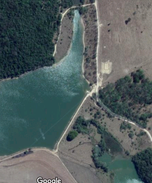
#> input picture relatorio1/imagemCedaf.png, 152 x 183 px, shrunk from 485 x 582 before the run
$ python atividade.py
#> lines starting #> are read from the running program, lines starting #| are printed output that depends on the picture; after the words box and inside, x2 and y2 are one past the last pixel; in counts of white or black regions, pixels touching at a corner belong together
# -*- coding: utf-8 -*-
# Relatório 1 - PDI
# Bruno Marra - 3029
# Gustavo Viegas - 3026
# Heitor Passeado - 3055
#
# Descrição da Atividade:
#
# Carregar ass imagens imagemCEDAF e imagemCancun. e realizar os seguintes passos:
# 1) separar as imagens na banda bgr
# 2) binarizar cada imagem com o algoritmo de Otsu
# 3) converter a imagem original para cinza e binarrizar com Otsu
# 4) Compare os resultados para as duas imagens
# 5) Aplique Kmeans com k=4..8 para as duas imagens. Escolha um valor de k e,
# para esta imagem segmentada, calcule a área de mata, água e terrra (imagemCEDAF)
# e mar, mata e área construída (prédios) para a imagem Cancun.
# Considere que cada pixel vale 0,5m .
#

# Carregando as bibliotecas necessárias
import numpy as np
import cv2
import matplotlib
matplotlib.use("agg")
import matplotlib.pyplot as plt
from sys import maxsize

# Tamanho em metros de cada pixel
TAM_PIXEL = 0.5

# Caminho na pasta local das imagens a serem abertas
images = ['imagemCedaf.png', 'imagemCancun.png']

# Aguarda o usuário para não abrir muitas janelas ao mesmo tempo
def waitAndClose():
    cv2.waitKey()
    cv2.destroyAllWindows()

# Dado uma corSrc, retorna a cor mais pareida na lista de cores coresDest
def categorizacaoCor(corSrc, coresDest):
    melhorScore = maxsize
    melhorCor = [0, 0, 0]

    for (nome, cor) in coresDest.items():
        scoreB = abs(corSrc[0] - cor[0])
        scoreG = abs(corSrc[1] - cor[1])
        scoreR = abs(corSrc[2] - cor[2])
        total = scoreB + scoreG + scoreR

        if (total < melhorScore):
            melhorScore = total
            melhorCor = nome

    return melhorCor

# Após uma operação K-Mean, agrupa as cores parecidas com uma lista de
# coresDesejadas, salvando a quantidade de pixeis dessas coresDesejadas,
# labels do K-Mean e tamanho em metros quadrados
def agrupamentoDetalhes(center, label, tamanhos, indexes, coresDesejadas):
    for (index, centro) in enumerate(center):
        corMaisParecida = categorizacaoCor(centro, coresDesejadas)
        pixeisCorMaisParecida = list(filter(lambda l: l == index, label))
        quantidadePixeis = len(pixeisCorMaisParecida)
        tamanhos[corMaisParecida] = quantidadePixeis * TAM_PIXEL
        indexes[corMaisParecida].append(index)

# Colore de vermelho forte um detalhe da imagem já separado pelo K-Means
def mostraDetalhe(detalhe, indexes, center, label, orig):
    clone = center.copy()
    for x in indexes[detalhe]:
        clone[x] = [0, 0, 255]

        result = clone[label.flatten()]
        result = result.reshape((orig.shape))
        cv2.imshow(detalhe, result)

for image in images:
    # Carregando a imagem
    orig = cv2.imread(image)
#> orig is the input picture: shape (183, 152, 3); mean B, G, R 95.2, 95.1, 82.7

    # Separando as bandas BGR
    (B, G, R) = cv2.split(orig)
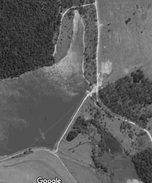
#> B: shape (183, 152); min 16, max 227, mean 95.2
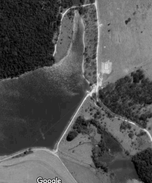
#> R: shape (183, 152); min 0, max 235, mean 82.7
    bandas = {'Azul': B, 'Verde': G, 'Vermelho': R}

    # Mostrando imagem original e as bandas BGR
    cv2.imshow('Original', orig)
    cv2.imshow('Blue', B)
    cv2.imshow('Green', G)
    cv2.imshow('Red', R)
    waitAndClose()

    for (nome, banda) in bandas.items():
        # Binarizando as bandas da imagem original com o algoritmo de Otsu
        ret, imgf = cv2.threshold(banda, 0, 255, cv2.THRESH_BINARY + cv2.THRESH_OTSU)
        cv2.imshow('Banda {} original Otsu'.format(nome), imgf)
#> this loop made 3 passes
#> (nome, ret) on passes 1 to 3: ('Azul', 96), ('Verde', 96), ('Vermelho', 87)
#> pass 1, `ret, imgf = cv2.threshold(banda, 0, 255, cv2.THRESH_BINARY + cv2.THRES..`:
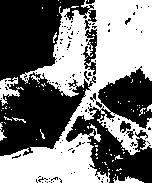
#> imgf: shape (183, 152); 47.1% white; 88 white regions (81 under 20 px), largest, box (x1, y1, x2, y2) and area: (0, 0, 152, 183) 12362, (0, 77, 20, 106) 276, (113, 176, 144, 183) 110
#> pass 3, `ret, imgf = cv2.threshold(banda, 0, 255, cv2.THRESH_BINARY + cv2.THRES..`:
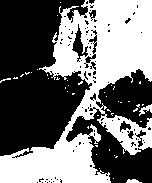
#> imgf: shape (183, 152); 44.3% white; 43 white regions (40 under 20 px), largest, box (x1, y1, x2, y2) and area: (0, 0, 152, 183) 12060, (139, 104, 152, 116) 68, (126, 179, 142, 183) 45

    waitAndClose()

    # Convertendo a imagem original pra cinza
    grayImage = cv2.cvtColor(orig, cv2.COLOR_BGR2GRAY)
    # Binarizando a imagem em cinza com o algoritmo de Otsu
    retGray, imgfGray = cv2.threshold(grayImage, 0, 255, cv2.THRESH_BINARY + cv2.THRESH_OTSU)
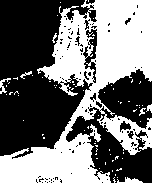
#> imgfGray: shape (183, 152); 45.2% white; 71 white regions (64 under 20 px), largest, box (x1, y1, x2, y2) and area: (0, 0, 152, 183) 12160, (117, 177, 143, 183) 80, (0, 78, 11, 94) 62
#> retGray = 94

    # Mostrando a imagem em tom de cinza e a imagem em tom de cinza otsu
    cv2.imshow('Imagem em Cinza', grayImage)
    cv2.imshow('Imagem em Cinza Otsu', imgfGray)
    waitAndClose()

    # Aplicando o K-Means para 4..8
    Z = orig.reshape((-1, 3))
    Z = np.float32(Z)
    criteria = (cv2.TERM_CRITERIA_EPS + cv2.TERM_CRITERIA_MAX_ITER, 10, 1.0)
#> criteria = (3, 10, 1)

    for K in range(4, 9):
        ret, label, center = cv2.kmeans(Z, K, None, criteria, 10, cv2.KMEANS_RANDOM_CENTERS)
        center = np.uint8(center)

        res = center[label.flatten()]
        res = res.reshape((orig.shape))
        cv2.imshow('K-Means {}'.format(K), res)

        if (K == 6 and image == 'imagemCedaf.png'):
            coresDesejadas = {
                'mato': [54, 47, 31], # Mato
                'agua': [86, 85, 60], # Água
                'terra': [119, 122, 124] # Terra
            }

            indexes = {
                'mato': [], # Mato
                'agua': [], # Água
                'terra': [] # Terra
            }

            tamanhos = {
                'mato': 0, # Mato
                'agua': 0, # Água
                'terra': 0 # Terra
            }

            agrupamentoDetalhes(center, label, tamanhos, indexes, coresDesejadas)

            mostraDetalhe('mato', indexes, center, label, orig)
            mostraDetalhe('agua', indexes, center, label, orig)
            mostraDetalhe('terra', indexes, center, label, orig)
            waitAndClose()

            # Imprime os tamanhos de cada área em metros quadrados.
            print(tamanhos)
        elif (K == 4 and image == 'imagemCancun.png'):
            coresDesejadas = {
                'mar': [138, 98, 49], # Mar
                'floresta': [63, 68, 35], # Mato
                'area': [115, 127, 126] # Área Construida
            }

            indexes = {
                'mar': [], # Mar
                'floresta': [], # Mato
                'area': [] # Área Construida
            }

            tamanhos = {
                'mar': 0, # Mar
                'floresta': 0, # Mato
                'area': 0 # Área Construida
            }

            agrupamentoDetalhes(center, label, tamanhos, indexes, coresDesejadas)

            mostraDetalhe('mar', indexes, center, label, orig)
            mostraDetalhe('floresta', indexes, center, label, orig)
            mostraDetalhe('area', indexes, center, label, orig)
            waitAndClose()

            # Imprime os tamanhos de cada área em metros quadrados.
            print(tamanhos)
#> this loop made 5 passes
#> ret on passes 1 to 5: 12831853.3, 9216268.7, 7191251, 7400649.6, 5390693.2
#> pass 1, `res = res.reshape((orig.shape))`:
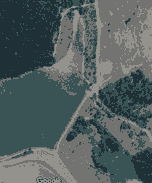
#> res: shape (183, 152, 3); mean B, G, R 94.8, 94.5, 82.2
#> pass 3, `res = res.reshape((orig.shape))`:
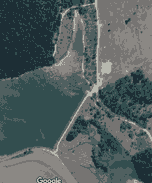
#> res: shape (183, 152, 3); mean B, G, R 94.7, 94.5, 82.5

    waitAndClose()
#> pass 2 of the loop `for image in images:`:
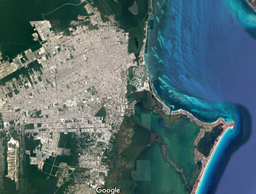
#> input picture relatorio1/imagemCancun.png, 256 x 194 px, shrunk from 816 x 617 before the run
#> orig is the input picture: shape (194, 256, 3); mean B, G, R 111, 106.4, 81.3
#> B: shape (194, 256)
#> G: shape (194, 256)
#> R: shape (194, 256)
#> the loop `for (nome, banda) in bandas.items():` made 3 passes
#> (nome, ret) on passes 1 to 3: ('Azul', 107), ('Verde', 121), ('Vermelho', 104)
#> pass 1, `ret, imgf = cv2.threshold(banda, 0, 255, cv2.THRESH_BINARY + cv2.THRES..`:
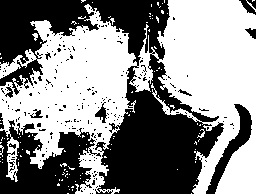
#> imgf: shape (194, 256); 54.4% white; 225 black regions (213 under 20 px), largest, box (x1, y1, x2, y2) and area: (0, 0, 224, 194) 16301, (0, 120, 101, 194) 4229, (206, 104, 252, 194) 983
#> grayImage: shape (194, 256)
#> imgfGray: shape (194, 256); 30.3% white; 106 white regions (95 under 20 px), largest, box (x1, y1, x2, y2) and area: (0, 4, 151, 194) 13512, (171, 109, 234, 194) 819, (152, 89, 170, 115) 82
#> retGray = 117
#> the loop `for K in range(4, 9):` made 5 passes
#> ret on passes 1 to 5: 44879287.4, 34295601.9, 28107187.9, 23622269.3, 20375467.8
#> pass 1, in mostraDetalhe (call 6), `cv2.imshow(detalhe, result)`:
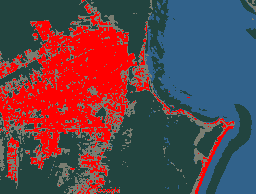
#> window 'area': shape (194, 256, 3); mean B, G, R 75.7, 68.7, 96.6
